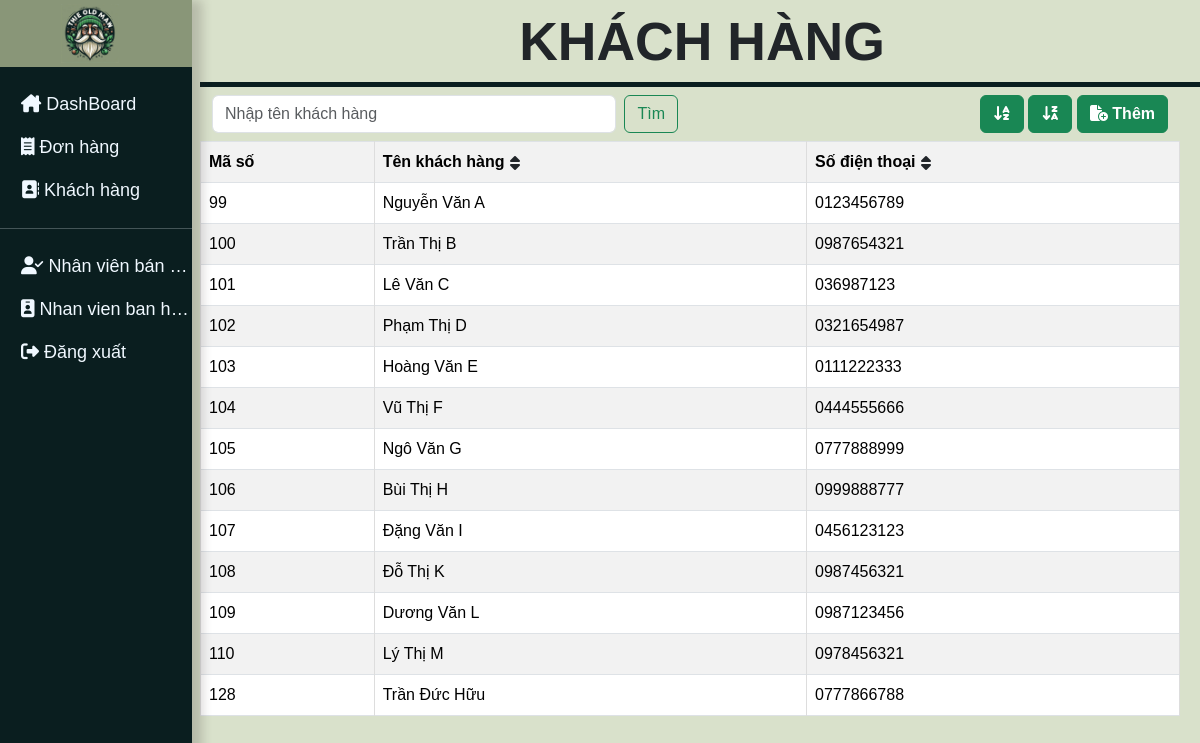
The page /user_page.php?khachhang (signed in) on the database its author committed.
### tables this page shows
CREATE TABLE `customers` (
  `customer_id` int NOT NULL AUTO_INCREMENT,
  `customer_name` varchar(255) NOT NULL,
  `phone_number` varchar(20) DEFAULT NULL,
  PRIMARY KEY (`customer_id`)
);

### src/views/khachhang.php (the view, shortened to what this page needs)
<?php
if (isset($ds_kh_sapxep)) {
    $ds_khachhang = array_values($ds_kh_sapxep);
} else
if (!isset($ds_kh_timkiem)) {
    $sql = "select * from customers; ";
    $ds_khachhang =  mysqli_query($conn, $sql);
    $ds_khachhang = mysqli_fetch_all($ds_khachhang);
} else {
    $ds_khachhang = $ds_kh_timkiem;
}
?>
<div class="dash_board px-2">
    <h1 class="head-name">KHÁCH HÀNG</h1>
    <div class="head-line"></div>
    <div class="container-fluid row justify-content-between">
        <form method="GET" action="user_page.php?" class="d-flex col-6 my-2" role="search">
            <input class="form-control me-2" type="search" placeholder="Nhập tên khách hàng" name='timkiem-khachhang' aria-label="Search">
            <button class="btn btn-outline-success" type="submit">Tìm</button>
        </form>
        <div class="text-end col-4">
            <a href="user_page.php?khachhang=tang_dan" class="my-2 btn btn-success fw-bolder"><i class="fa-solid fa-arrow-down-a-z"></i></a>
            <a href="user_page.php?khachhang=giam_dan" class="my-2 btn btn-success fw-bolder"><i class="fa-solid fa-arrow-down-z-a"></i></a>
            <a href="user_page.php?khachhang=them" class="my-2 btn btn-success fw-bolder"><i class="fa-solid fa-file-circle-plus"></i> Thêm</a>
        </div>
        <table id="myTable" class="table container-fluid text-center table-hover table-striped table-bordered">
            <tr>
                <th>Mã số </th>
                <th onclick="sortTable(1)">Tên khách hàng <i href="" class=" fw-bolder"><i class="p-0 btn fa-solid fa-sort"></i></i> </th>
                <th onclick="sortTable(2)">Số điện thoại <i href="" class=" fw-bolder"><i class="p-0 btn fa-solid fa-sort"></i></th>
            </tr>
            <?php foreach ($ds_khachhang as $kh) :
                $kh = array_values($kh);
            ?>
                <tr>
                    <td><?= $kh[0] ?></td>
                    <td><?= $kh[1] ?></td>
                    <td><?= $kh[2] ?></td>
                </tr>
            <?php endforeach; ?>
        </table>
    </div>
</div>
</div>

### css/style.css (style rules this page uses)
html, body { height: 100%; margin: 0; padding: 0; background-color: #d9e1cb; }
a { text-decoration: none; }
.head-line { display: block-inline; background-color: #0a1e1f; height: 5px; content: none; width: 100%; margin-top: 0px; }
.head-name { padding-top: 10px; text-align: center; font-size: 53.5px; font-weight: bolder; }
table { width: 100%; border-collapse: collapse; }
tr:nth-child(even) { background-color: #f2f2f2; }
th { background-color: #4caf50; color: white; }
td, th { border: 1px solid #ddd; padding: 8px; text-align: left; }
* { font-family: "Poppins", sans-serif; margin: 0; padding: 0; box-sizing: border-box; outline: none; border: none; text-decoration: none; }

### rows shown on the page
customers: customer_id "99", customer_name "Nguyễn Văn A", phone_number "0123456789"
customers: customer_id "100", customer_name "Trần Thị B", phone_number "0987654321"
customers: customer_id "101", customer_name "Lê Văn C", phone_number "036987123"
customers: customer_id "102", customer_name "Phạm Thị D", phone_number "0321654987"
customers: customer_id "103", customer_name "Hoàng Văn E", phone_number "0111222333"
customers: customer_id "104", customer_name "Vũ Thị F", phone_number "0444555666"
customers: customer_id "105", customer_name "Ngô Văn G", phone_number "0777888999"
customers: customer_id "106", customer_name "Bùi Thị H", phone_number "0999888777"
customers: customer_id "107", customer_name "Đặng Văn I", phone_number "0456123123"
customers: customer_id "108", customer_name "Đỗ Thị K", phone_number "0987456321"
customers: customer_id "109", customer_name "Dương Văn L", phone_number "0987123456"
customers: customer_id "110", customer_name "Lý Thị M", phone_number "0978456321"
customers: customer_id "128", customer_name "Trần Đức Hữu", phone_number "0777866788"
